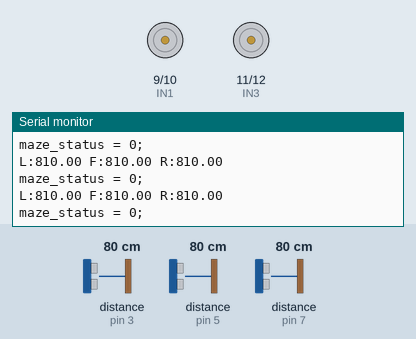
Recording of a sketch running on a simulated Arduino Uno, built with avr-gcc and run on an emulated ATmega328P. Parts: motor-driver pin pairs drawn as motors (green arrow = first pin HIGH = forward, orange = second pin HIGH = backward, longer = more drive, scaled by the enable pin), the last lines printed to the serial monitor. The test bench sets the inputs (shaded band); at power-on: distance to the obstacle (sensors on pin 3, pin 5, pin 7) 80 cm. The echo pulse lasts 58.3 µs per cm.

Above: at 1.2 s.
1.3 s: distance to the obstacle (sensor on pin 3) set to 2 cm
At 2.0 s:
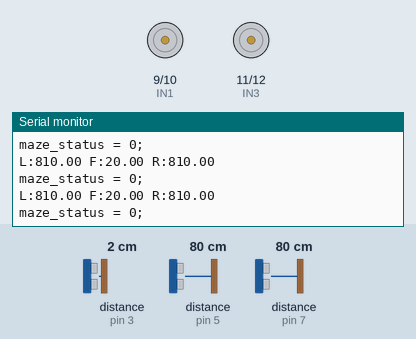
4.3 s: distance to the obstacle (sensor on pin 5) set to 2 cm
At 6.7 s:
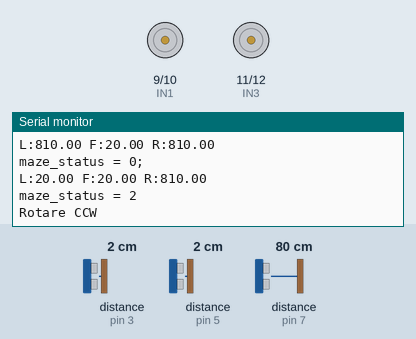
7.3 s: distance to the obstacle (sensor on pin 3) set to 35 cm
10.3 s: distance to the obstacle (sensor on pin 7) set to 2 cm
At 11.2 s:
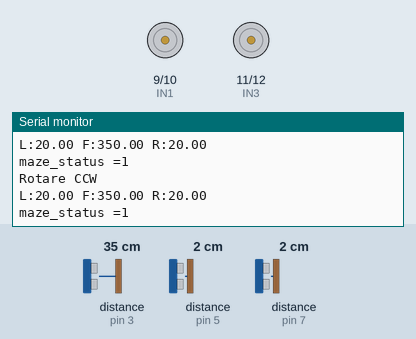
11.8 s: distance to the obstacle (sensor on pin 3) set to 22 cm
At 12.5 s:
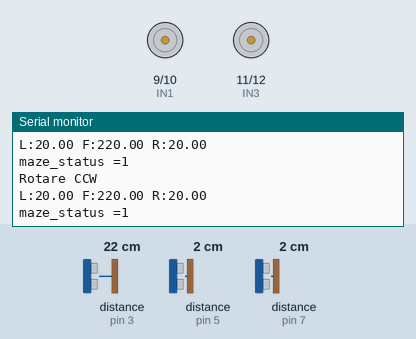
Timing chart, 0 to 13.5 s (numbered marks = the images above; inputs shaded):
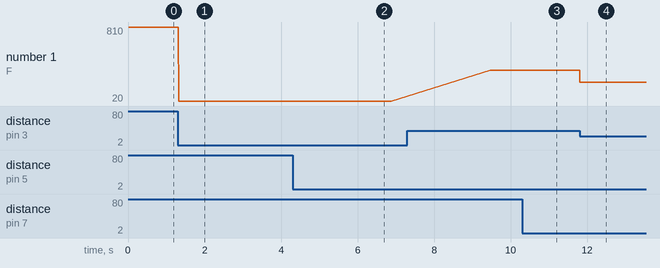

The sketch:

maze2.ino
```cpp
//////////////// sonar ////////////////////////
#include <NewPing.h>

#define SONAR_NUM 3
#define MAX_DISTANCE 150

#define Front 0
#define Left  1
#define Right 2

#define TRIG1 2 // 초음파 센서 1번 Trig 핀 번호
#define ECHO1 3 // 초음파 센서 1번 Echo 핀 번호

#define TRIG2 4 // 초음파 센서 2번 Trig 핀 번호
#define ECHO2 5 // 초음파 센서 2번 Echo 핀 번호

#define TRIG3 6 // 초음파 센서 3번 Trig 핀 번호
#define ECHO3 7 // 초음파 센서 3번 Echo 핀 번호
  NewPing sonar[SONAR_NUM] = {
  NewPing(TRIG1, ECHO1, MAX_DISTANCE),
  NewPing(TRIG2, ECHO2, MAX_DISTANCE),
  NewPing(TRIG3, ECHO3, MAX_DISTANCE)
};
//////////////////////////// L298 //////////////////////////////
#define ENA 8
#define IN1 9
#define IN2 10
#define IN3 11
#define IN4 12
#define ENB 13


float front_sonar = 0.0;
float left_sonar  = 0.0;
float right_sonar = 0.0;
///////////  Maze status  /////////////////
int maze_status = 0;

void setup()
{
  pinMode(TRIG1, OUTPUT);
  pinMode(ECHO1, INPUT);

  pinMode(TRIG2, OUTPUT);
  pinMode(ECHO2, INPUT);

  pinMode(TRIG3, OUTPUT);
  pinMode(ECHO3, INPUT);

  pinMode(ENA, OUTPUT);
  pinMode(IN1, OUTPUT);
  pinMode(IN2, OUTPUT);

  pinMode(IN3, OUTPUT);
  pinMode(IN4, OUTPUT);
  pinMode(ENB, OUTPUT);
  Serial.begin(115200); // 통신속도를 115200으로 정의함
}

void check_maze_status(void)
{
  if( (left_sonar>= 0)&&(left_sonar <= 200)&&(front_sonar>= 0)&&(front_sonar <= 200)&&(right_sonar>= 0)&&(right_sonar <= 200)  )
  {  //3면이 다막혔을때
    maze_status = 4;
    Serial.println("maze_status = 4");
  }
  else if( (left_sonar>= 0)&&(left_sonar <= 200)&&(right_sonar>= 0)&&(right_sonar <= 200)   )
  {
    maze_status = 1;
    Serial.println("maze_status =1");
  }
  else if( (left_sonar>= 0)&&(left_sonar <= 200)&&(front_sonar>= 0)&&(front_sonar <= 200)   )
  {
    maze_status = 2;
    Serial.println("maze_status = 2");
  }
  else if( (right_sonar>= 0)&&(right_sonar <= 200)&&(front_sonar>= 0)&&(front_sonar <= 200) )
  {
    maze_status = 3;
    Serial.println("maze_status = 3");
  }
  else
  {
   maze_status = 0;
   Serial.println("maze_status = 0;");
  }

}
void loop()
{
  front_sonar = sonar[Front].ping_cm()*10;    // 전방 센서 측정
  left_sonar = sonar[Left ].ping_cm()*10;     // 좌측 센서 측정
  right_sonar = sonar[Right].ping_cm()*10;    // 우측 센서 측정
  if(front_sonar == 0.0) front_sonar = MAX_DISTANCE*10;    // 0.0 출력이 최대값이므로
  if(left_sonar == 0.0) left_sonar = MAX_DISTANCE*10;
  if(right_sonar == 0.0) right_sonar = MAX_DISTANCE*10;

  Serial.print("L:");Serial.print(left_sonar);  Serial.print(" ");
  Serial.print("F:");Serial.print(front_sonar);  Serial.print(" ");
  Serial.print("R:");Serial.println (right_sonar);

  check_maze_status();

  if(maze_status == 4)
  {
    Serial.println("Rotare CCW");
    motor_A_control(HIGH,0);
    motor_B_control(HIGH,0);
    delay(1000);
    motor_A_control(HIGH,100);   //오른쪽 전진
    motor_B_control(LOW,100);    //왼쪽 후진
    delay(1160);
    motor_A_control(HIGH,0);
    motor_B_control(HIGH,0);
    delay(1000);

  }
  else if(maze_status == 1)
    {
     Serial.println("Rotare CCW");
     motor_A_control(HIGH,100);  //오른쪽 전진
     motor_B_control(HIGH,100);  // 왼쪽 전진
    }
  else if(maze_status == 2)
  {
    Serial.println("Rotare CCW");
    motor_A_control(HIGH,0);
    motor_B_control(HIGH,0);
    delay(1000);
    motor_A_control(LOW,100);   //오른쪽 전진
    motor_B_control(HIGH,100);    //왼쪽 후진
    delay(570);
    motor_A_control(HIGH,000);
    motor_B_control(HIGH,000);
    delay(1000);
    }
    else if(maze_status == 3)
  {
    Serial.println("Rotare CCW");
    motor_A_control(HIGH,0);
    motor_B_control(HIGH,0);
    delay(1000);
    motor_A_control(HIGH,100);   //오른쪽 전진
    motor_B_control(LOW,100);    //왼쪽 후진
    delay(570);
    motor_A_control(HIGH,0);
    motor_B_control(HIGH,0);
    delay(1000);
    }
    else
    {
    motor_A_control(HIGH,100);   //오른쪽 전진
    motor_B_control(HIGH,100);    //왼쪽 후진
    }

  }
  void motor_A_control(int direction_a, int motor_speed_a)   // 모터 A의 방향(direction)과 속도(speed) 제어
{
  if(direction_a == HIGH)
  {
    digitalWrite(IN1,HIGH);            // 모터의 방향 제어
    digitalWrite(IN2,LOW);
    analogWrite(ENA,motor_speed_a);    // 모터의 속도 제어
  }
  else
  {
    digitalWrite(IN1,LOW);
    digitalWrite(IN2,HIGH);
    analogWrite(ENA,motor_speed_a);
  }
}

void motor_B_control(int direction_b, int motor_speed_b)   // 모터 B의 방향(direction)과 속도(speed) 제어
{
  if(direction_b == HIGH)
  {
    digitalWrite(IN3,HIGH);            // 모터의 방향 제어
    digitalWrite(IN4,LOW);
    analogWrite(ENB,motor_speed_b);    // 모터의 속도 제어
  }
  else
  {
    digitalWrite(IN3,LOW);
    digitalWrite(IN4,HIGH);
    analogWrite(ENB,motor_speed_b);
  }
}
```

Measured:
- after the input at 1.3 s, the serial monitor: prints a new line at once (image 1)
- after the input at 4.3 s, the serial monitor: prints a new line at once (image 2)
- after the input at 10.3 s, the serial monitor: prints a new line at once (image 3)
- after the input at 11.8 s, the serial monitor: prints a new line at once (image 4)
- plotted number 1: 810 → 20 after the input at 1.3 s, 20 → 350 after the input at 7.3 s, 350 → 220 after the input at 11.8 s
